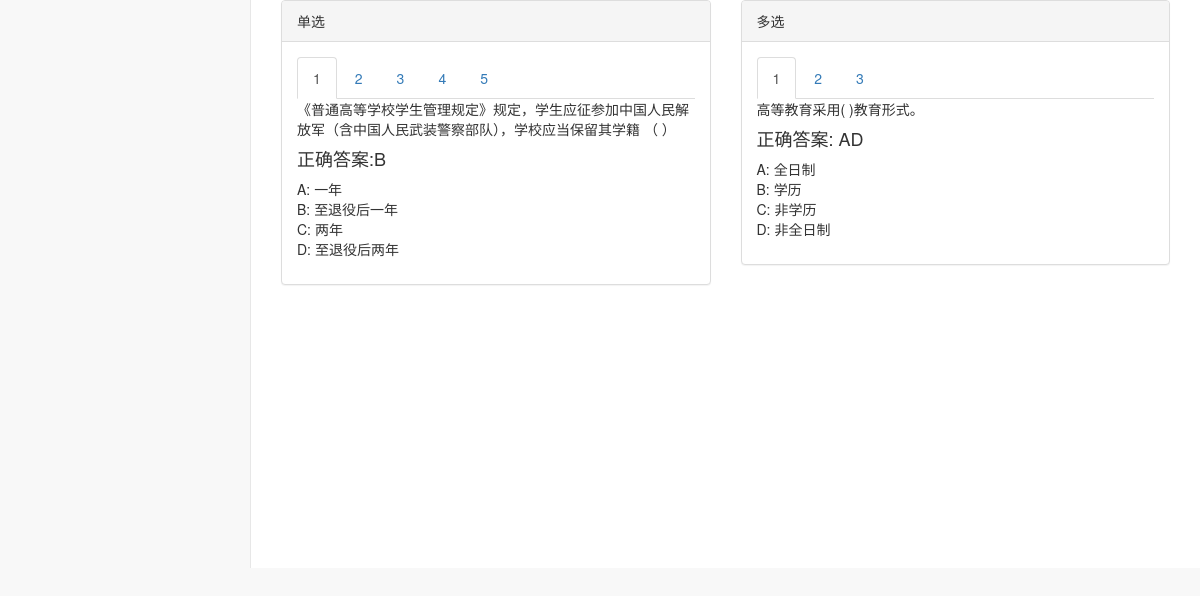
The page /index.php/rank/Error_Rate on the database as committed earlier.
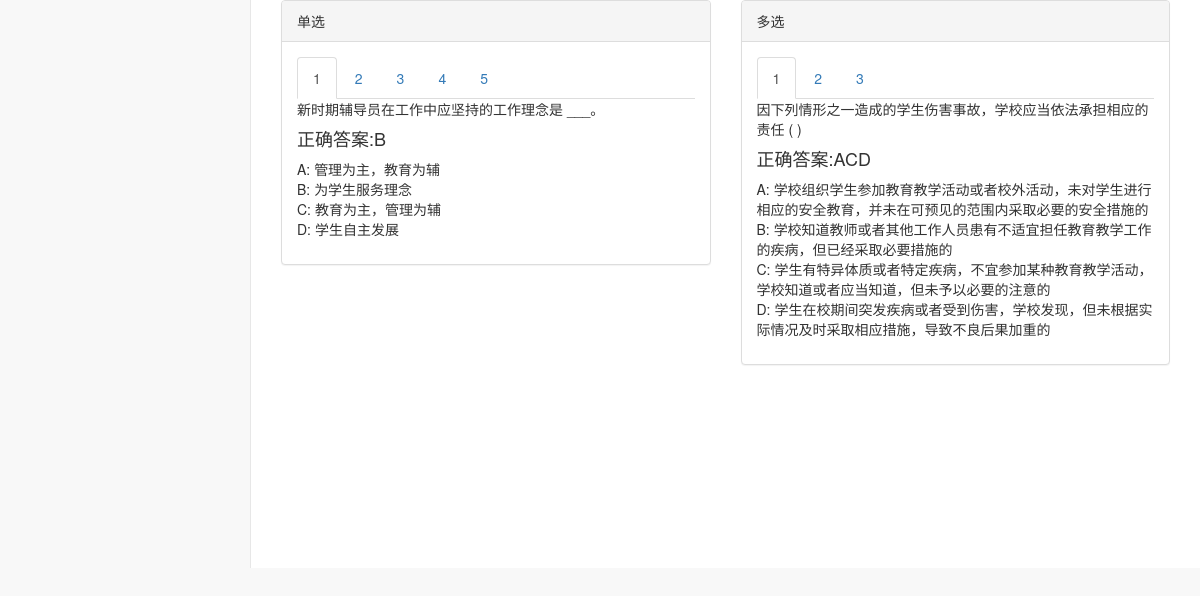
The same page on the database as committed later.
### tables this page shows
CREATE TABLE `radio` (
  `Id` int(11) NOT NULL,
  `topic` text NOT NULL COMMENT '题目',
  `option_A` text NOT NULL COMMENT '选项A',
  `option_B` text NOT NULL COMMENT '选项B',
  `option_C` text NOT NULL COMMENT '选项C',
  `option_D` text NOT NULL COMMENT '选项D',
  `anwser` text NOT NULL,
  `fenzhi` int(11) NOT NULL COMMENT '分值',
  `quoted_num` int(11) NOT NULL COMMENT '被抽到的次数',
  `wrong_num` int(11) NOT NULL COMMENT '答错的次数',
  `time` timestamp NOT NULL DEFAULT CURRENT_TIMESTAMP ON UPDATE CURRENT_TIMESTAMP COMMENT '题库上传时间'
);

CREATE TABLE `Multiple` (
  `id` int(11) NOT NULL,
  `topic` text NOT NULL COMMENT '题目',
  `option_A` text NOT NULL,
  `option_B` text NOT NULL,
  `option_C` text NOT NULL,
  `option_D` text NOT NULL,
  `option_E` text NOT NULL,
  `option_F` text NOT NULL,
  `option_G` text NOT NULL,
  `option_H` text NOT NULL,
  `fenzhi` int(11) NOT NULL COMMENT '分值',
  `more` int(11) NOT NULL COMMENT '多选题目答案多选的分值',
  `short` int(11) NOT NULL COMMENT '多选题目答案少选的分值',
  `anwser` text NOT NULL COMMENT '答案(大写)',
  `quoted_num` int(11) NOT NULL COMMENT '引用数',
  `wrong_num` int(11) NOT NULL COMMENT '错误数',
  `time` timestamp NOT NULL DEFAULT CURRENT_TIMESTAMP ON UPDATE CURRENT_TIMESTAMP COMMENT '题库上传时间'
);

### application/controllers/Rank.php (called while the page is built, shortened)
<?php
class Rank extends CI_Controller
{
  function __construct()
  {
    $this->load->model("Rank_model");
  }
   public function Error_Rate()
   {
     $data['wrong'] = $this->Rank_model->Error_Rate();
     $this->load->view('rank/header');
     $this->load->view('rank/wrong',$data);
     $this->load->view('rank/footer');
   }
}

### index.php (called while the page is built, shortened)
<?php
require_once BASEPATH.'core/CodeIgniter.php';

### application/models/Rank_model.php (called while the page is built, shortened)
<?php
class Rank_model extends CI_Model
{
  public function Error_Rate($radio=5,$multiple=3,$TorF=2)
  {
    $sql = "select topic,option_A,option_B,option_C,option_D,anwser from radio order by (wrong_num/quoted_num) desc limit $radio";
    $query = $this->db->query($sql);
    $radio = $query->result_array();
    $sql = "select  topic,option_A,option_B,option_C,option_D,option_E,option_F,option_G,option_H,anwser from Multiple order by (wrong_num/quoted_num) desc limit $multiple";
    $query = $this->db->query($sql);
    $multiple = $query->result_array();
    $sql = "select  topic,anwser from TorF order by (wrong_num/quoted_num) desc limit $TorF";
    $query = $this->db->query($sql);
    $TorF  = $query->result_array();
    $result = array('radio' => $radio,'multiple'=>$multiple,'TorF'=>$TorF);
    return $result;
  }
}

### application/views/rank/wrong.php (the view)
<div class="row">
  <div class="col-lg-6">
      <div class="panel panel-default">
          <div class="panel-heading">
              单选
          </div>
          <div class="panel-body">
              <ul class="nav nav-tabs">
                  <li class="active"><a href="#radio1" data-toggle="tab">1</a>
                  </li>
                  <li><a href="#radio2" data-toggle="tab">2</a>
                  </li>
                  <li><a href="#radio3" data-toggle="tab">3</a>
                  </li>
                  <li><a href="#radio4" data-toggle="tab">4</a>
                  </li>
                  <li><a href="#radio5" data-toggle="tab">5</a>
                  </li>
              </ul>
              <div class="tab-content">
                <?php
                $id=1;
                  foreach ($wrong['radio'] as $key => $value) {
                    if($id==1)
                    {
                      echo "<div class='tab-pane fade in active' id=radio$id>";
                    }
                    else {
                      echo "<div class='tab-pane fade' id=radio$id>";
                    }
                    echo '<p>'.$value['topic'].'</p>';
                    echo '<h4>正确答案:'.$value['anwser'].'</h4>';
                    echo '<p>A: '.$value['option_A'].'<br \>'.'B: '.$value['option_B'].'<br \>'.'C: '.$value['option_C'].'<br \>'.'D: '.$value['option_D'];
                    echo '</p></div>';
                    $id ++;
                  }
                ?>
              </div>
          </div>
      </div>
  </div>
  <div class="col-lg-6">
      <div class="panel panel-default">
          <div class="panel-heading">
              多选
          </div>
          <div class="panel-body">
              <ul class="nav nav-tabs">
                  <li class="active"><a href="#multiple1" data-toggle="tab">1</a>
                  </li>
                  <li><a href="#multiple2" data-toggle="tab">2</a>
                  </li>
                  <li><a href="#multiple3" data-toggle="tab">3</a>
                  </li>
              </ul>
              <div class="tab-content">
                <?php
                $id=1;
                  foreach ($wrong['multiple'] as $key => $value) {
                    if($id==1)
                    {
                      echo "<div class='tab-pane fade in active' id=multiple$id>";
                    }
                    else {
                      echo "<div class='tab-pane fade' id=multiple$id>";
                    }
                    echo '<p>'.$value['topic'].'</p>';
                    echo '<h4>正确答案:'.$value['anwser'].'</h4>';
                    echo '<p>A: '.$value['option_A'].'<br \>'.'B: '.$value['option_B'].'<br \>'.'C: '.$value['option_C'].'<br \>'.'D: '.$value['option_D'];
                    echo '</p></div>';
                    $id ++;
                  }
                ?>
              </div>
          </div>
      </div>
  </div>
  </div>
</div>

### application/views/rank/header.php (shortened to what this page needs)
<!DOCTYPE html>
<html lang="en">
<head>
    <link href="<?php echo base_url(); ?>css/bootstrap.min.css" rel="stylesheet">
    <link href="<?php echo base_url(); ?>css/metisMenu.min.css" rel="stylesheet">
    <link href="<?php echo base_url(); ?>/css/sb-admin-2.css" rel="stylesheet">
    <link href="<?php echo base_url(); ?>css/morris.css" rel="stylesheet">
    <link href="<?php echo base_url(); ?>css/font-awesome.min.css" rel="stylesheet" type="text/css">
</head>
<body>
  <div id="wrapper">
    <div id="page-wrapper">

### application/views/rank/footer.php (shortened to what this page needs)
</div>
</body>
</html>

### css/sb-admin-2.css (style rules this page uses)
body { background-color: #f8f8f8; }
#wrapper { width: 100%; }
#page-wrapper { padding: 0 15px; min-height: 568px; background-color: white; }
@media (min-width: 768px) { #page-wrapper { position: inherit; margin: 0 0 0 250px; padding: 0 30px; border-left: 1px solid #e7e7e7; } }

Rows that differ between the two databases and show on the page:
no longer on this page (row edited): radio: topic "《普通高等学校学生管理规定》规定，学生应征参加中国人民解放军（含中国人民武装警察部队），学校应当保留其学籍 （ ）", anwser "B", option_A "一年", option_B "至退役后一年", option_C "两年", option_D "至退役后两年"
no longer on this page (row edited): multiple: topic "高等教育采用( )教育形式。", anwser "AD", option_A "全日制", option_B "学历", option_C "非学历", option_D "非全日制"
now on this page (row edited): radio: topic "新时期辅导员在工作中应坚持的工作理念是 ___。", anwser "B", option_A "管理为主，教育为辅", option_B "为学生服务理念", option_C "教育为主，管理为辅", option_D "学生自主发展"
now on this page (row edited): multiple: topic "因下列情形之一造成的学生伤害事故，学校应当依法承担相应的责任 ( )", anwser "ACD", option_A "学校组织学生参加教育教学活动或者校外活动，未对学生进行相应的安全教育，并未在可预见的范围内采取必要的安全措施的", option_B "学校知道教师或者其他工作人员患有不适宜担任教育教学工作的疾病，但已经采取必要措施的", option_C "学生有特异体质或者特定疾病，不宜参加某种教育教学活动，学校知道或者应当知道，但未予以必要的注意的", option_D "学生在校期间突发疾病或者受到伤害，学校发现，但未根据实际情况及时采取相应措施，导致不良后果加重的"
